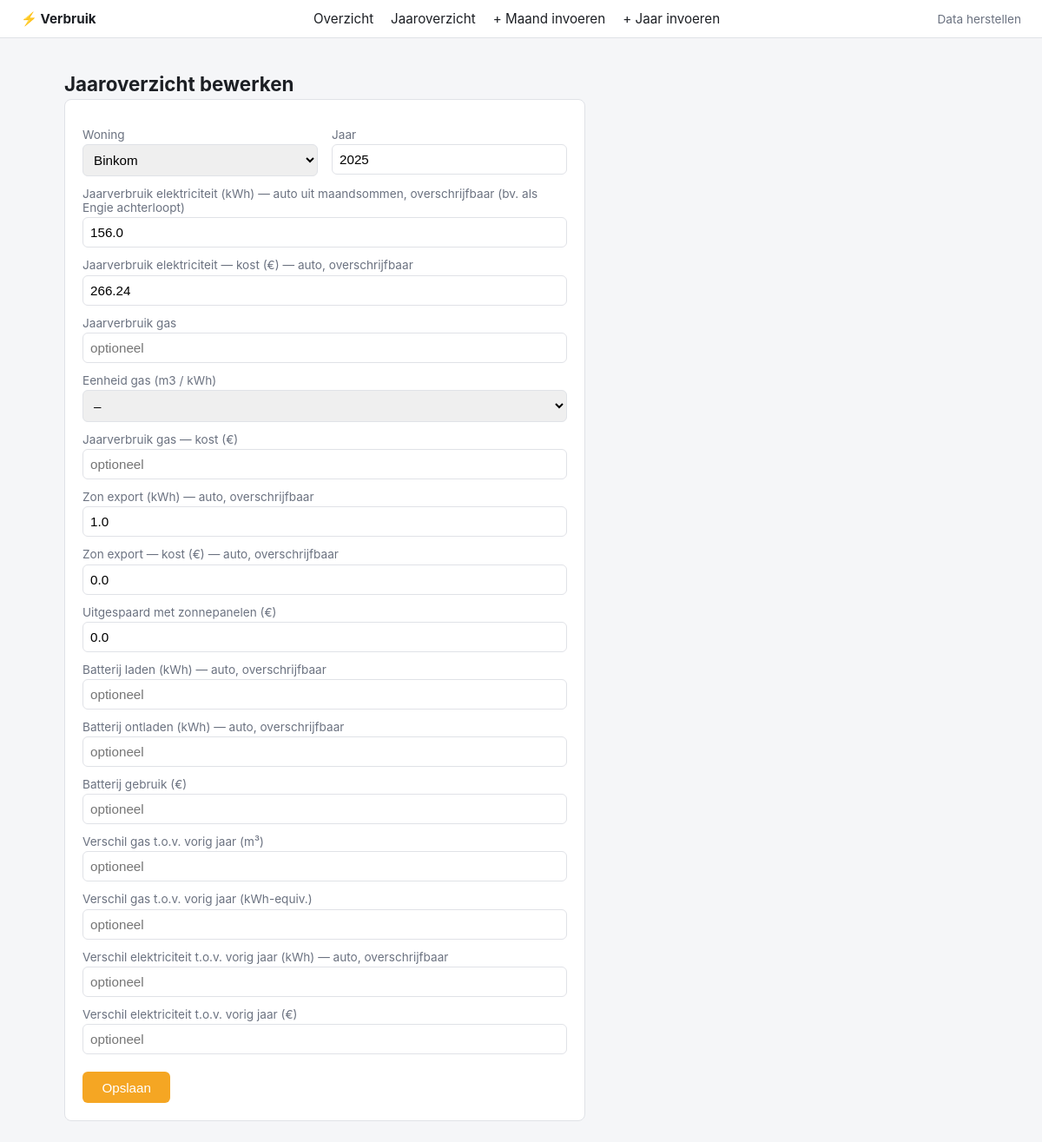
The page /jaaroverzicht/invoer/Binkom/2025 on the database its author committed.
### tables this page shows
CREATE TABLE jaaroverzicht (
    id INTEGER PRIMARY KEY AUTOINCREMENT,
    woning TEXT NOT NULL CHECK (woning IN ('Tienen', 'Binkom')),
    jaar INTEGER NOT NULL,

    jaarverbruik_elektriciteit_kwh REAL,
    jaarverbruik_elektriciteit_kost_eur REAL,

    jaarverbruik_gas REAL,
    jaarverbruik_gas_eenheid TEXT CHECK (jaarverbruik_gas_eenheid IN ('m3', 'kWh')),
    jaarverbruik_gas_kost_eur REAL,

    opladen_zon_kwh REAL,
    opladen_zon_kost_eur REAL,

    uitgespaard_zonnepanelen_eur REAL,

    batterij_gebruik_kwh REAL,
    batterij_gebruik_kost_eur REAL,

    verschil_gas_vorig_jaar_m3 REAL,
    verschil_gas_vorig_jaar_kwh REAL,

    verschil_elektriciteit_vorig_jaar_kwh REAL,
    verschil_elektriciteit_vorig_jaar_eur REAL, batterij_laden_kwh REAL,

    UNIQUE(woning, jaar)
);

### main.py (the view, shortened to what this page needs)
@app.route("/jaaroverzicht/invoer", methods=["GET", "POST"])
@app.route("/jaaroverzicht/invoer/<woning>/<int:jaar>", methods=["GET", "POST"])
def jaaroverzicht_invoer(woning=None, jaar=None):
    bestaand = None
    if woning and jaar:
        conn = get_connection()
        row = conn.execute(
            "SELECT * FROM jaaroverzicht WHERE woning=? AND jaar=?", (woning, jaar)
        ).fetchone()
        conn.close()
        bestaand = dict(row) if row else None
    return render_template(
        "jaaroverzicht_invoer.html",
        woningen=WONINGEN,
        velden=JAAR_INVOERVELDEN,
        bestaand=bestaand,
        woning=woning,
        jaar=jaar,
    )

### main.py (called while the page is built)
    def __call__(self, environ, start_response):
        script_name = environ.get("HTTP_X_INGRESS_PATH", "")
        if script_name:
            environ["SCRIPT_NAME"] = script_name
            path_info = environ.get("PATH_INFO", "")
            if path_info.startswith(script_name):
                environ["PATH_INFO"] = path_info[len(script_name):]
        return self.wsgi_app(environ, start_response)

### models.py (called while the page is built)
def get_connection():
    DB_PATH.parent.mkdir(parents=True, exist_ok=True)
    conn = sqlite3.connect(DB_PATH)
    conn.row_factory = sqlite3.Row
    conn.execute("PRAGMA foreign_keys = ON")
    return conn

### templates/jaaroverzicht_invoer.html (shortened to what this page needs)
{% extends "base.html" %}
{% block content %}
<h1>{{ "Jaaroverzicht bewerken" if bestaand else "Jaaroverzicht invoeren" }}</h1>
<form class="entry" method="post">
    <div class="row2">
        <div>
            <label>Woning</label>
            <select name="woning" required>
                {% for w in woningen %}
                <option value="{{ w }}" {{ "selected" if (bestaand and bestaand.woning == w) or (woning == w) }}>{{ w }}</option>
                {% endfor %}
            </select>
        </div>
        <div>
            <label>Jaar</label>
            <input type="number" name="jaar" value="{{ bestaand.jaar if bestaand else (jaar or '') }}" required>
        </div>
    </div>
    {% for veld, label in velden %}
    <label>{{ label }}</label>
    {% if veld == "jaarverbruik_gas_eenheid" %}
    <select name="{{ veld }}">
        <option value="">–</option>
    </select>
    {% else %}
    <input type="text" name="{{ veld }}" value="{{ bestaand[veld] if bestaand and bestaand[veld] is not none else '' }}" placeholder="optioneel">
    {% endif %}
    {% endfor %}
    <button type="submit">Opslaan</button>
</form>
{% endblock %}

### static/style.css (style rules this page uses)
:root { --bg: #f5f6f8; --card: #ffffff; --border: #e0e2e7; --text: #1c1f24; --muted: #6b7280; --accent: #f5a623; --accent-dark: #d68910; --pos: #2e7d32; --neg: #c0392b; }
* { box-sizing: border-box; }
body { margin: 0; font-family: -apple-system, "Segoe UI", Roboto, sans-serif; background: var(--bg); color: var(--text); }
h1 { font-size: 1.4rem; margin-bottom: 0.25rem; }
form.entry { background: var(--card); border: 1px solid var(--border); border-radius: 8px; padding: 1.25rem; max-width: 600px; }
form.entry label { display: block; margin-top: 0.75rem; font-size: 0.85rem; color: var(--muted); }
form.entry input, form.entry select { width: 100%; padding: 0.5rem; border: 1px solid var(--border); border-radius: 6px; font-size: 0.95rem; margin-top: 0.2rem; }
form.entry button { margin-top: 1.25rem; background: var(--accent); color: #fff; border: none; padding: 0.6rem 1.4rem; border-radius: 6px; font-size: 0.95rem; cursor: pointer; }
.row2 { display: grid; grid-template-columns: 1fr 1fr; gap: 0 1rem; }

### rows shown on the page
jaaroverzicht: jaar "2025", jaarverbruik_elektriciteit_kwh "156.0" "266.24" "1.0" "0.0" "0.0"

### other values the page prints
{{ "Jaaroverzicht bewerken" if bestaand else "Jaaroverzicht invoeren" }} "Jaaroverzicht bewerken"
{{ label }} "Jaarverbruik elektriciteit (kWh) — auto uit maandsommen, overschrijfbaar (bv. als Engie achterloopt)" "Jaarverbruik elektriciteit — kost (€) — auto, overschrijfbaar" "Jaarverbruik gas" "Eenheid gas (m3 / kWh)" "Jaarverbruik gas — kost (€)" "Zon export (kWh) — auto, overschrijfbaar" "Zon export — kost (€) — auto, overschrijfbaar" "Uitgespaard met zonnepanelen (€)" "Batterij laden (kWh) — auto, overschrijfbaar" "Batterij ontladen (kWh) — auto, overschrijfbaar" "Batterij gebruik (€)" "Verschil gas t.o.v. vorig jaar (m³)" "Verschil gas t.o.v. vorig jaar (kWh-equiv.)" "Verschil elektriciteit t.o.v. vorig jaar (kWh) — auto, overschrijfbaar" "Verschil elektriciteit t.o.v. vorig jaar (€)"
form field woning "Binkom"
